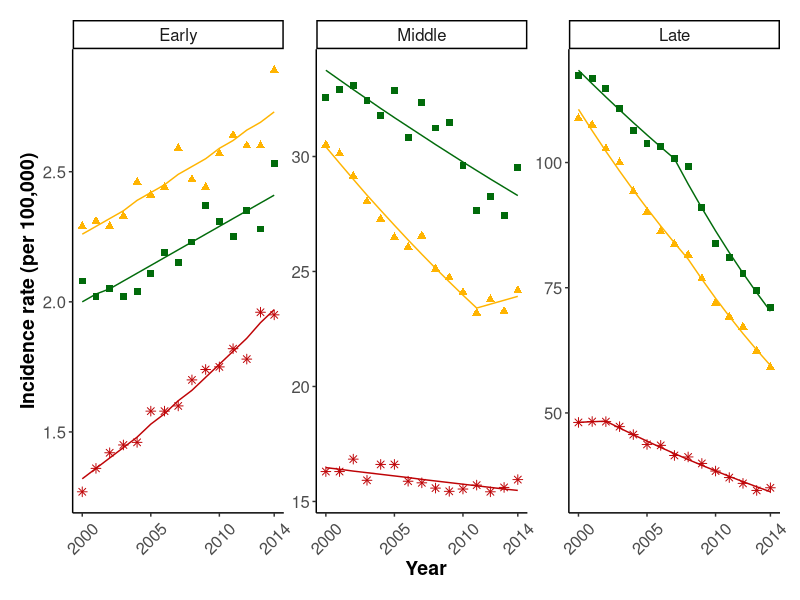
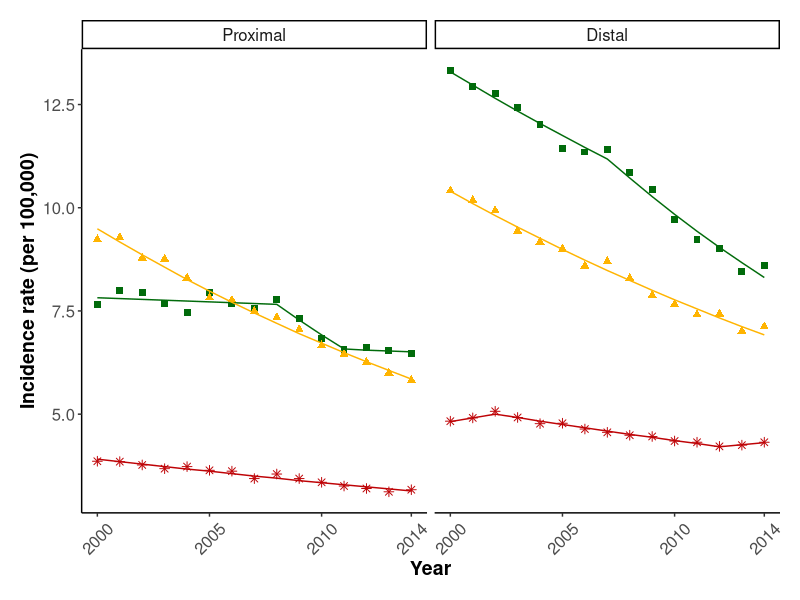

Write R code to recreate these figures, in order. (Note: this script raises an error after producing the figures.)
## ---- chunk 1
library(ggplot2)
library(readr)
library(dplyr)
library(scales)
library(readxl)
library(cowplot)
## ---- chunk 2
library(readxl)
## ---- chunk 3
Early_JP <- read_excel("../Data/JoinPoint/Rate_StageEarly.xlsx") %>% rename("Year" = "X Value", "Model" = "Modeleded Y Value", "Rate" = "Observed Y Value") %>% mutate(Year = as.integer(Year), Model = as.numeric(Model), Rate = as.numeric(Rate), AgeCategory = "Early")
Middle_JP <- read_excel("../Data/JoinPoint/Rate_StageMiddle.xlsx") %>% rename("Year" = "X Value", "Model" = "Modeleded Y Value", "Rate" = "Observed Y Value") %>% mutate(Year = as.integer(Year), Model = as.numeric(Model), Rate = as.numeric(Rate), AgeCategory = "Middle")
Late_JP <- read_excel("../Data/JoinPoint/Rate_StageLate.xlsx") %>% rename("Year" = "X Value", "Model" = "Modeleded Y Value", "Rate" = "Observed Y Value") %>% mutate(Year = as.integer(Year), Model = as.numeric(Model), Rate = as.numeric(Rate), AgeCategory = "Late")

AllAges_JP <- rbind(Early_JP, Middle_JP, Late_JP)
AllAges_JP$AgeCategory <- factor(AllAges_JP$AgeCategory, levels = c("Early","Middle","Late"))
## ---- chunk 4
colorclasses <- c("Localized" = "#016b0b","Distant" = "#be0306","Regional" = "#ffb401")

shapes <- c(8, 15, 17)
lwds <- c(3, 4, 2, 1)

## ---- chunk 5

Figure2A <- ggplot() + 
     geom_point(data=AllAges_JP, aes(x=Year, y=Rate, col=Stage, group=Stage, shape=Stage), size=2) + 
     geom_line(data = AllAges_JP, aes(x=Year, y=Model, group=Stage, col=Stage)) + 
     facet_wrap( ~ AgeCategory, scales = "free_y") + 
     scale_x_continuous(breaks=c(1998, 2000, 2005, 2010, 2014), labels = c("1998", "2000", "2005", "2010", "2014"), minor_breaks = seq(1998,2014,1)) + 
     ylab("Incidence rate (per 100,000)")
 
     
Figure2A_themed <- Figure2A + 
     scale_color_manual(name="Stage",values = colorclasses) +
     scale_shape_manual(values=shapes) + 
     theme_classic() + 
     theme(
     legend.position = "none",
     axis.title = element_text(size = 14, face="bold"),
     axis.text = element_text(size=12),
     axis.text.x = element_text(angle=45, vjust=0.5),
     strip.text = element_text(size=12),
     plot.margin = unit(c(1,1,1,1), "lines")
     )

Figure2A_themed
## ---- chunk 6
Prox_JP <- read_excel("../Data/JoinPoint/Rate_StageProximal.xlsx") %>% rename("Year" = "X Value", "Rate" = "Observed Y Value", "Model" = "Modeleded Y Value") %>% mutate(Year = as.integer(Year), Rate = as.numeric(Rate), Model = as.numeric(Model), Side = "Proximal")
Dist_JP <- read_excel("../Data/JoinPoint/Rate_StageDistal.xlsx") %>% rename("Year" = "X Value", "Rate" = "Observed Y Value", "Model" = "Modeleded Y Value") %>% mutate(Year = as.integer(Year), Rate = as.numeric(Rate), Model = as.numeric(Model), Side = "Distal")

AllSides_JP <- rbind(Prox_JP, Dist_JP)
AllSides_JP$Side <- factor(AllSides_JP$Side, levels=c("Proximal","Distal"))
AllSides_JP$Stage <- factor(AllSides_JP$Stage, levels = c("Localized","Regional","Distant"))
## ---- chunk 7
colorclasses <- c("Localized" = "#016b0b", "Distant" = "#be0306", "Regional" = "#ffb401")

shapes <- c(15, 17, 8)
lwds <- c(3, 4, 2, 1)
## ---- chunk 8
Figure2B <- ggplot(AllSides_JP) + 
     geom_point(aes(x=Year, y=Rate, col=Stage, group=Stage, shape=Stage), size=2) + 
     geom_line(aes(x=Year, y=Model, col=Stage, group=Stage)) + 
     facet_wrap(~ Side) + 
     scale_x_continuous(breaks=c(1998, 2000, 2005, 2010, 2014), labels = c("1998", "2000", "2005", "2010", "2014"), minor_breaks = seq(1998,2014,1)) + 
     ylab("Incidence rate (per 100,000)")

Figure2B_themed <- Figure2B + 
     scale_color_manual(name="Stage",values = colorclasses) +
     scale_shape_manual(values=shapes) + 
     theme_classic() + 
     theme(
     legend.position = "none",
     axis.title = element_text(size = 14, face="bold"),
     axis.text = element_text(size=12),
     axis.text.x = element_text(angle=45, vjust=0.5),
     strip.text = element_text(size=12),
     plot.margin = unit(c(1,1,1,1), "lines")
     )

Figure2B_themed

#ggsave(plot=Figure2B_themed, filename="Figure2B.tiff", path="C:/Users/gaugustus/Documents/Success_Docs/Pubs/DistantCRC_BriefComm", device = "tiff", width=16, height=10, units="cm", dpi = 300)
## ---- chunk 9
library(readxl)
## ---- chunk 10
AI_JPs <- read_excel("../Data/JoinPoint/Rate_StageAmericanIndian.xlsx", sheet=3) %>% 
     mutate(Race = "American Indian/Alaska Native") %>% 
     rename("Year" = "X Value", "Rate" = "Observed Y Value", "Model" = "Modeleded Y Value") %>% 
     mutate(Year = as.integer(Year), Rate = as.numeric(Rate), Model = as.numeric(Model), APC=NULL)
A_JPs <- read_excel("../Data/JoinPoint/Rate_StageAsian.xlsx", sheet=3) %>% 
     mutate(Race = "Asian or Pacific Islander") %>% 
     rename("Year" = "X Value", "Rate" = "Observed Y Value", "Model" = "Modeleded Y Value") %>% 
     mutate(Year = as.integer(Year), Rate = as.numeric(Rate), Model = as.numeric(Model))
B_JPs <- read_excel("../Data/JoinPoint/Rate_StageBlack.xlsx", sheet=1) %>% 
     mutate(Race = "Black or African American") %>% 
     rename("Year" = "X Value", "Rate" = "Observed Y Value", "Model" = "Modeleded Y Value") %>% 
     mutate(Year = as.integer(Year), Rate = as.numeric(Rate), Model = as.numeric(Model))
W_JPs <- read_excel("../Data/JoinPoint/Rate_StageWhite.xlsx", sheet=1) %>% 
     mutate(Race = "White") %>% 
     rename("Year" = "X Value", "Rate" = "Observed Y Value", "Model" = "Modeleded Y Value") %>% 
     mutate(Year = as.integer(Year), Rate = as.numeric(Rate), Model = as.numeric(Model), X__1=NULL, X__2=NULL)

AllRace_JPs <- rbind(AI_JPs, A_JPs, B_JPs, W_JPs)
## ---- chunk 11
colorclasses <- c("Localized" = "#016b0b","Distant" = "#be0306","Regional" = "#ffb401")

shapes <- c(8, 15, 17)
lwds <- c(3, 2, 1)

## ---- chunk 12
Races <- list(
     'Black or African American'="Black or\nAfrican American",
     'American Indian/Alaska Native'="Native American\nAlaska Native",
     'Asian or Pacific Islander'="Asian or\nPacific Islander",
     'White' = "White"
)
Races_labeller <- function(variable,value){
  return(Races[value])
}

## ---- chunk 13
Figure2C <- ggplot() + 
     geom_point(data=AllRace_JPs %>% filter(Stage != "Unknown/unstaged"), aes(x=Year, y=Rate, col=Stage, group=Stage, shape=Stage), size=2) + 
     geom_line(data=AllRace_JPs, aes(x=Year, y=Model, group=Stage, col=Stage)) +
    facet_grid(. ~ Race, labeller = Races_labeller) +
     scale_x_continuous(breaks=c(1998, 2000, 2005, 2010, 2014), labels = c("1998", "2000", "2005", "2010", "2014"), minor_breaks = seq(1998,2014,1)) + 
     scale_y_continuous() + 
     ylab("Incidence rate (per 100,000)") + 
     ggtitle(" ")

Figure2C_themed <- Figure2C + 
     scale_color_manual(name="Stage", values = colorclasses) +
     scale_shape_manual(values=shapes) + 
     theme_classic() + 
     theme(
     legend.position = "none",
     axis.title = element_text(size = 14, face="bold"),
     axis.text = element_text(size=12),
     axis.text.x = element_text(angle=45, vjust=0.5),
     strip.text = element_text(size=12),
     plot.margin = unit(c(1,1,1,1), "lines")
     )

Figure2C_themed

#ggsave(plot=Figure2C_themed, filename="Figure2C.tiff", path="C:/Users/gaugustus/Documents/Success_Docs/Pubs/DistantCRC_BriefComm/", device = "tiff", width=16, height=10, units="cm", dpi = 300)

## ---- chunk 14
RateFemale_JP <- read_excel("../Data/JoinPoint/Rate_StageFemale.xlsx") %>% 
     rename("Year" = "X Value", "Rate" = "Observed Y Value", "Model" = "Modeleded Y Value") %>% 
     mutate(Year = as.integer(Year), Rate = as.numeric(Rate), Model = as.numeric(Model), Sex = "Female")
RateMale_JP <- read_excel("../Data/JoinPoint/Rate_StageMale.xlsx") %>% 
     rename("Year" = "X Value", "Rate" = "Observed Y Value", "Model" = "Modeleded Y Value") %>% 
     mutate(Year = as.integer(Year), Rate = as.numeric(Rate), Model = as.numeric(Model), Sex = "Male")

AllSex_JP <- rbind(RateFemale_JP, RateMale_JP)

## ---- chunk 15
colorclasses <- c("Localized" = "#016b0b", "Distant" = "#be0306", "Regional" = "#ffb401")

shapes <- c(8, 15, 17)
lwds <- c(3, 4, 2, 1)
## ---- chunk 16
Figure2D <- ggplot(AllSex_JP) + 
     geom_point(aes(x=Year, y=Rate, col=Stage, group=Stage, shape=Stage), size=2) + 
     geom_line(aes(x=Year, y=Model, col=Stage, group=Stage)) + 
     facet_wrap(~ Sex) + 
     scale_x_continuous(breaks=c(1998, 2000, 2005, 2010, 2014), labels = c("1998", "2000", "2005", "2010", "2014"), minor_breaks = seq(1998,2014,1)) + 
     ylab("Incidence rate (per 100,000)")

Figure2D_themed <- Figure2D + 
     scale_color_manual(name="Stage",values = colorclasses) +
     scale_shape_manual(values=shapes) + 
     theme_classic() + 
     theme(
     legend.position = "none",
     axis.title = element_text(size = 14, face="bold"),
     axis.text = element_text(size=12),
     axis.text.x = element_text(angle=45, vjust=0.5),
     strip.text = element_text(size=12),
     plot.margin = unit(c(1,1,1,1), "lines")
     )

Figure2D_themed
## ---- chunk 17
Legend <- get_legend(Figure2B_themed + theme(legend.position = "bottom", 
                                          legend.title = element_text(size=14, face="bold"),
                                          legend.text = element_text(size=13))) 
## ---- chunk 18
prow <- plot_grid(Figure2A_themed, Figure2B_themed, Figure2C_themed, Figure2D_themed, labels = c("A", "B", "C", "D"), hjust = -1.25, nrow = 2, align = "vh", label_size = 26)
p <- plot_grid(prow, Legend, ncol=1, rel_heights = c(1, .1))
p

setwd("U:/Box Sync/Distant CRC - JNCI Brief Comm/DistantCRCRates/")
ggsave(plot=p, filename="Figure3_1200px.tif", path="../", device = "tiff", width=13, height=9, units = "in", dpi=100)

## ---- chunk 19
sessionInfo()
